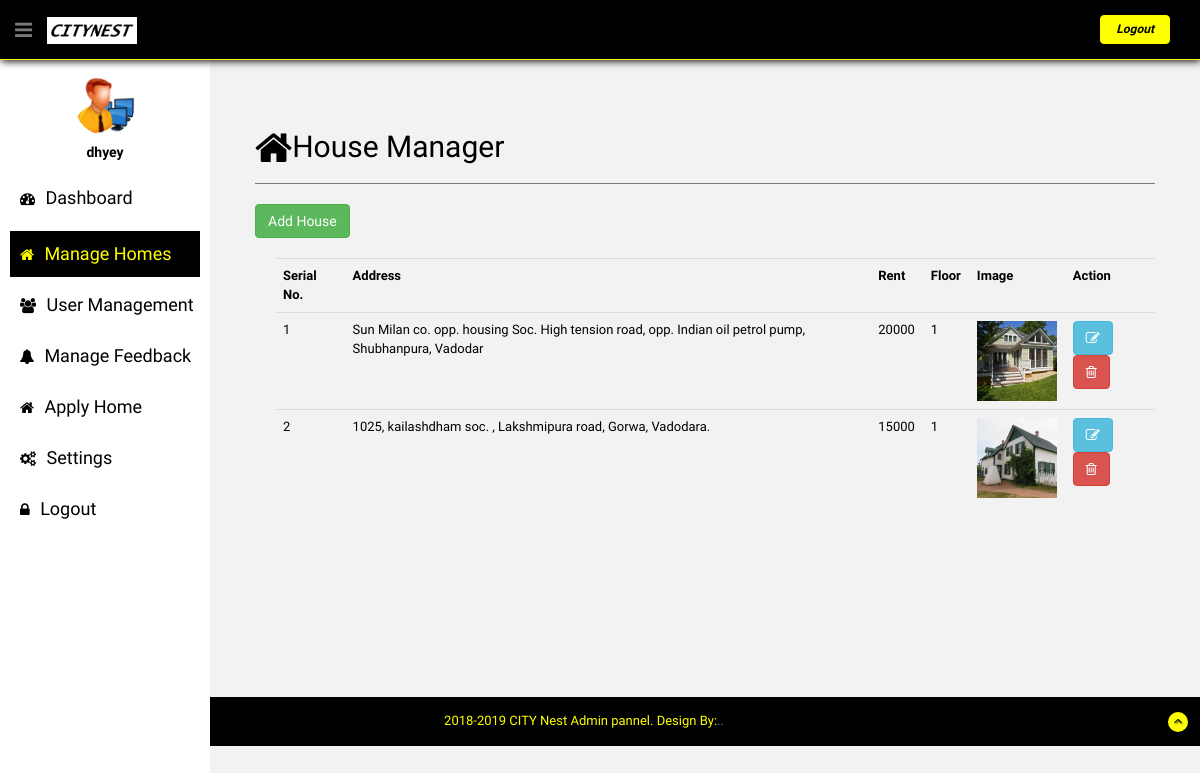
The app's page /admin/homedetails.php (signed in) with its own data.
### tables this page shows
CREATE TABLE IF NOT EXISTS `admin_log` (
  `aid` int(10) NOT NULL AUTO_INCREMENT,
  `firstname` varchar(255) DEFAULT NULL,
  `password` varchar(255) DEFAULT NULL,
  `username` varchar(255) DEFAULT NULL,
  PRIMARY KEY (`aid`)
);

CREATE TABLE IF NOT EXISTS `p_g_house` (
  `houseid` int(11) NOT NULL AUTO_INCREMENT,
  `hdescription` text NOT NULL,
  `address` varchar(100) NOT NULL,
  `hfloor` varchar(30) NOT NULL,
  `hrent` varchar(20) NOT NULL,
  `himg` varchar(255) NOT NULL,
  PRIMARY KEY (`houseid`)
);

### admin/homedetails.php (the view, shortened to what this page needs)
<?php
require 'header.php';
require 'menu.php';
$sql="SELECT * FROM p_g_house";
$result=mysqli_query($conn,$sql);
$count =0;
?>
      <aside>
          <div id="sidebar"  class="nav-collapse ">
              <ul class="sidebar-menu" id="nav-accordion">
                  <p class="centered"><a href="profile.html"><img src="assets/img/ui-sam.png" class="img-circle" width="60"></a></p>
                  <h5 class="centered"><?php echo $row['firstname']; ?></h5>
                  <li class="">
                      <a  href="index.php">
                          <i class="fa fa-dashboard"></i>
                          <span>Dashboard</span>
                      </a>
                  </li>
                  <li class="sub-menu">
                      <a class="active" href="homedetails.php">
                          <i class="fa fa-home"></i>
                          <span> Manage Homes</span>
                      </a>
                  </li>
                  <li class="sub-menu">
                      <a  href="userdetails.php">
                          <i class="fa fa-users"></i>
                          <span>User Management</span>
                      </a>
                  </li>
                  <li class="sub-menu">
                      <a  href="feedbackdetails.php">
                          <i class="fa fa-bell"></i>
                          <span>Manage Feedback</span>
                      </a>
                  </li>
                  <li class="sub-menu">
                      <a href="manageapplyhome.php">
                          <i class="fa fa-home"></i>
                          <span>Apply Home</span>
                      </a>
                  </li>
                   <li class="sub-menu">
                      <a href="javascript:;" >
                          <i class="fa fa-cogs"></i>
                          <span>Settings</span>
                      </a>
                  </li>
                  <li class="sub-menu">
                      <a href="logout.php">
                          <i class="fa fa-lock"></i>
                          <span>Logout</span>
                      </a>
                  </li>
              </ul>
          </div>
      </aside>
      <section id="main-content">
          <section class="wrapper">
            <div class="row mt">
              <div class="border-head">
                <h2><i class="fa fa-home fa-lg"></i>House Manager</h2>
              </div><hr>
              <a class="btn btn-success" href="homeform.php">Add House</a>
              <div class="custom-bar-chart">
                <div class="table-responsive">
                  <table class="table table-hover" id="dev-table">
                  <tr >
                    <th>Serial No.</th>
                    <th>Address</th>
                    <th>Rent</th>
                    <th>Floor</th>
                    <th>Image</th>
                    <th>Action</th>
                  </tr>
                  <?php while($row = mysqli_fetch_array($result,MYSQLI_BOTH)) { ?>
                  <tr>
                    <td><?php echo ++$count; ?></td>
                    <td><?php echo $row['address']; ?></td>
                    <td><?php echo $row['hrent']; ?></td>
                    <td><?php echo $row['hfloor']; ?></td>
                    <td><img src="<?php echo $row['himg']; ?>" height="80px" width="80px"></td>
                    <td>
                      <a class="btn btn-info btn-md " href="homeedit.php?eid=<?php echo $row['houseid']; ?>"> <i class="fa fa-edit"></i></a>
                    <a class="btn btn-danger btn-md " href="homedetails.php?del=<?php echo $row['houseid']; ?>"> <i class="fa fa-trash-o"></i></a>
                    </td>
                  </tr>
                <?php } ?>
                  </table>
                </div>
              </div>
            </div>
          </section>
      </section>
      <br><br><br><br>
 <?php
 require 'footer.php';
 ?>

### admin/header.php (shortened to what this page needs)
<?php
  include("connect.php");
  $sql="SELECT * FROM admin_log WHERE aid='".$_SESSION['adlogin']."'";
  $res=mysqli_query($conn,$sql);
  $row=mysqli_fetch_array($res,MYSQLI_BOTH);
?>
<!DOCTYPE html>
<html lang="en">
  <head>
    <link href="assets/css/bootstrap.css" rel="stylesheet">
    <link href="assets/font-awesome/css/font-awesome.css" rel="stylesheet" />
    <link rel="stylesheet" type="text/css" href="assets/css/zabuto_calendar.css">
    <link rel="stylesheet" type="text/css" href="assets/js/gritter/css/jquery.gritter.css" />
    <link rel="stylesheet" type="text/css" href="assets/lineicons/style.css">
    <link href="assets/css/style.css" rel="stylesheet">
    <link href="assets/css/style-responsive.css" rel="stylesheet">
  </head>
  <body>
  <section id="container" >
      <header class="header black-bg">
              <div class="sidebar-toggle-box">
                  <div class="fa fa-bars tooltips" data-placement="right" data-original-title="Toggle Navigation"></div>
              </div>
            <a href="index.php" class="logo"><b><img src="images/citynest7.png" class="img-square" width="90px"> </b></a>
            <div class="top-menu">
            	<ul class="nav pull-right top-menu">
                    <li><a class="logout" href="logout.php"><i><b>Logout</b></i></a></li>
            	</ul>
            </div>
        </header>

### admin/menu.php (shortened to what this page needs)
<aside>
    <div id="sidebar"  class="nav-collapse ">
        <ul class="sidebar-menu" id="nav-accordion">
            <p class="centered"><a href="profile.html"><img src="assets/img/ui-sam.png" class="img-circle" width="60"></a></p>
            <h5 class="centered"><?php echo $row['firstname']; ?></h5>
            <li class="">
                <a class="active" href="index.php">
                    <span>Dashboard</span>
                </a>
            </li>
            <li class="sub-menu">
                <a href="homedetails.php">
                    <span> Manage Homes</span>
                </a>
            </li>
            <li class="sub-menu">
                <a href="userdetails.php">
                    <span>User Management</span>
                </a>
            </li>
            <li class="sub-menu">
                <a href="feedbackdetails.php">
                    <span>Manage Feedback</span>
                </a>
            </li>
            <li class="sub-menu">
                <a href="manageapplyhome.php">
                    <span>Apply Home</span>
                </a>
            </li>
            <li class="sub-menu">
                <a href="javascript:;" >
                    <span>Settings</span>
                </a>
            </li>
            <li class="sub-menu">
                <a href="logout.php">
                    <span>Logout</span>
                </a>
            </li>
    </div>
</aside>

### admin/footer.php (shortened to what this page needs)
       <footer class="site-footer">
          <div class="text-center">
              2018-2019 CITY Nest Admin pannel.  Design By:<a href="#">..</a>
              <a href="index.html#" class="go-top">
                  <i class="fa fa-angle-up"></i>
              </a>
          </div>
      </footer>
  </section>
  </body>
</html>

### admin/assets/css/style.css (style rules this page uses)
body { color: #797979; background: #f2f2f2; font-family: 'Ruda', sans-serif; padding: 0px !important; margin: 0px !important; font-size:13px; }
ul li { list-style: none; }
a, a:hover, a:focus { text-decoration: none; outline: none; }
#container { width: 100%; height: 100%; }
hr { margin-top: 20px; margin-bottom: 20px; border: 0; border-top: 1px solid #797979; }
.centered { text-align: center; }
.mt { margin-top: 30px; padding: 20px; margin-left: 10px; margin-right: 10px; color: black; }
ul.top-menu > li > .logout { color: black; font-size: 12px; border-radius: 4px; -webkit-border-radius: 4px; border: 1px solid yellow !important; padding: 5px 15px; margin-right: 15px; background: yellow; margin-top: 15px; }
#sidebar { width: 210px; height: 100%; position: fixed; background: white; }
#sidebar h5 { color: black; font-weight: 700; }
#sidebar ul li { position: relative; }
ul.sidebar-menu , ul.sidebar-menu li ul.sub { margin: -2px 0 0; padding: 0; }
ul.sidebar-menu { margin-top: 75px; }
.site-footer { background: black; color: yellow; padding: 15px 0; }
.go-top { margin-right: 1%; float: right; background: yellow; width: 20px; height: 20px; border-radius: 50%; -webkit-border-radius: 50%; }
.go-top i { color: black; text-shadow: 1px 1px 2px black; }
ul.sidebar-menu li { margin-bottom: 5px; margin-left:10px; margin-right:10px; }
ul.sidebar-menu li.sub-menu { line-height: 15px; }
ul.sidebar-menu li a span { display: inline-block; }
ul.sidebar-menu li a { color: black; text-decoration: none; display: block; padding: 15px 0 15px 10px; font-size: 18px; outline: none; -webkit-transition: all 0.3s ease; -moz-transition: all 0.3s ease; -o-transition: all 0.3s ease; -ms-transition: all 0.3s ease; transition: all 0.3s ease; }
ul.sidebar-menu li a.active, ul.sidebar-menu li a:hover, ul.sidebar-menu li a:focus { background: black; color: yellow; display: block; -webkit-transition: all 0.3s ease; -moz-transition: all 0.3s ease; -o-transition: all 0.3s ease; -ms-transition: all 0.3s ease; transition: all 0.3s ease; }
ul.sidebar-menu li a i { font-size: 15px; padding-right: 6px; }
ul.sidebar-menu li a.active i { color: yellow; }
#main-content { margin-left: 210px; }
.header, .footer { min-height: 60px; padding: 0 15px; }
.header { position: fixed; left: 0; right: 0; z-index: 1002; }
.black-bg { background: black; border-bottom: 1px solid yellow; box-shadow: 1px 1px 8px black; }
.wrapper { display: inline-block; margin-top: 60px; padding-left: 15px; padding-right: 15px; padding-bottom: 15px; padding-top: 0px; width: 100%; }
a.logo { font-size: 20px; color: #ffffff; float: left; margin-top: 15px; text-transform: uppercase; }
a.logo b { font-weight: 900; }
#top_menu .nav > li, ul.top-menu > li { float: left; }
ul.top-menu > li > a { color: #666666; font-size: 16px; border-radius: 4px; -webkit-border-radius: 4px; border:1px solid #666666 !important; padding: 2px 6px; margin-right: 15px; }
.sidebar-toggle-box { float: left; padding-right: 15px; margin-top: 20px; }
.sidebar-toggle-box .fa-bars { cursor: pointer; display: inline-block; font-size: 20px; }
.custom-bar-chart { height: 290px; margin-top: 20px; margin-left: 20px; position: relative; border-bottom: 0px solid #c9cdd7; }

### admin/assets/css/style-responsive.css (style rules this page uses)
@media (min-width: 980px) { .custom-bar-chart { margin-bottom: 40px; } }

### records on screen
admin_log: firstname "dhyey"
p_g_house: address "Sun Milan co. opp. housing Soc. High tension road, opp. Indian oil petrol pump, Shubhanpura, Vadodar", hrent "20000", hfloor "1", himg (picture)
p_g_house: address "1025, kailashdham soc. , Lakshmipura road, Gorwa, Vadodara.", hrent "15000", hfloor "1", himg (picture)
